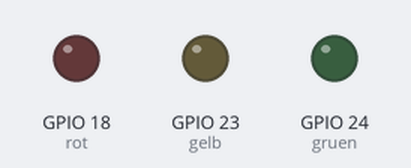
The program below on a simulated Raspberry Pi (BCM pin numbers). Parts: output pins drawn as LEDs (lit = HIGH). What the program prints to the terminal is not drawn.

Above: at 1.0 s.
At 2.3 s:
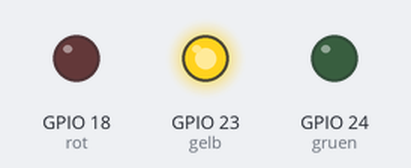
At 3.6 s:
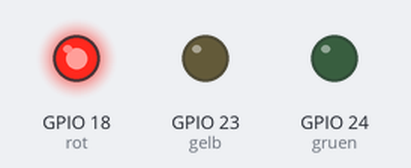
At 4.9 s:
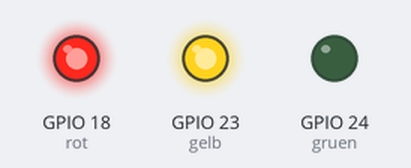
Timing chart, 0 to 6.8 s (numbered marks = the images above):
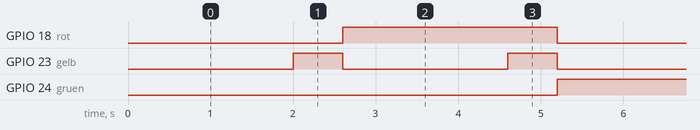

Measured:
- by itself, GPIO 18 (rot): alternates HIGH for 2.6 s and LOW for 2.6 s
- by itself, GPIO 23 (gelb): alternates HIGH for 0.60 s and LOW for 2.0 s
- by itself, GPIO 24 (gruen): alternates HIGH for 2.0 s and LOW for 3.2 s

The program:

day_3.py
```python
#!/usr/bin/python
import RPi.GPIO as GPIO
import time

GPIO.setmode(GPIO.BCM)

rot = 18
gelb = 23
gruen = 24

GPIO.setup(rot, GPIO.OUT, initial=0)
GPIO.setup(gelb, GPIO.OUT, initial=0)
GPIO.setup(gruen, GPIO.OUT, initial=0)

print("STRG+C beendet das Programm")

try:
    while(True):
        time.sleep(2)
        GPIO.output(gruen, 0)
        GPIO.output(gelb, 1)
        time.sleep(0.6)
        GPIO.output(gelb, 0)
        GPIO.output(rot, 1)
        time.sleep(2)
        GPIO.output(gelb, 1)
        time.sleep(0.6)
        GPIO.output(rot, 0)
        GPIO.output(gelb, 0)
        GPIO.output(gruen, 1)

except KeyboardInterrupt:
    GPIO.cleanup()
    
```
